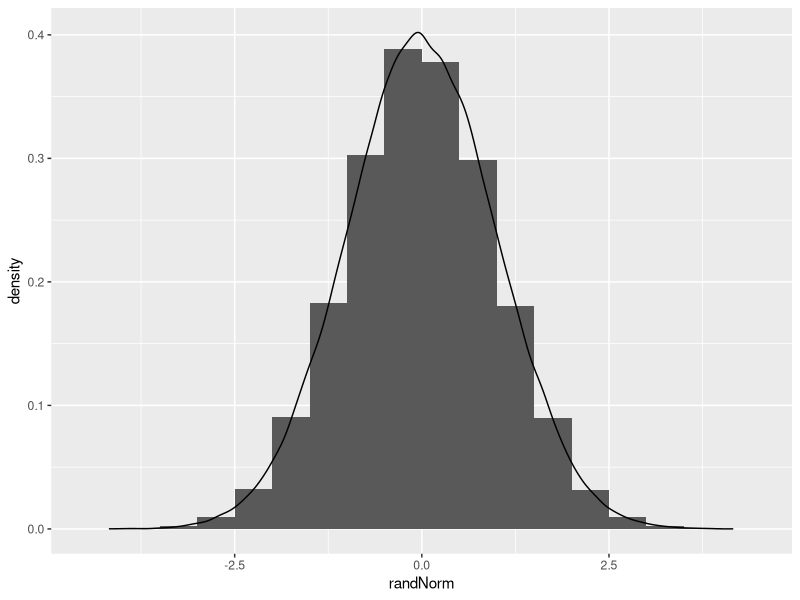
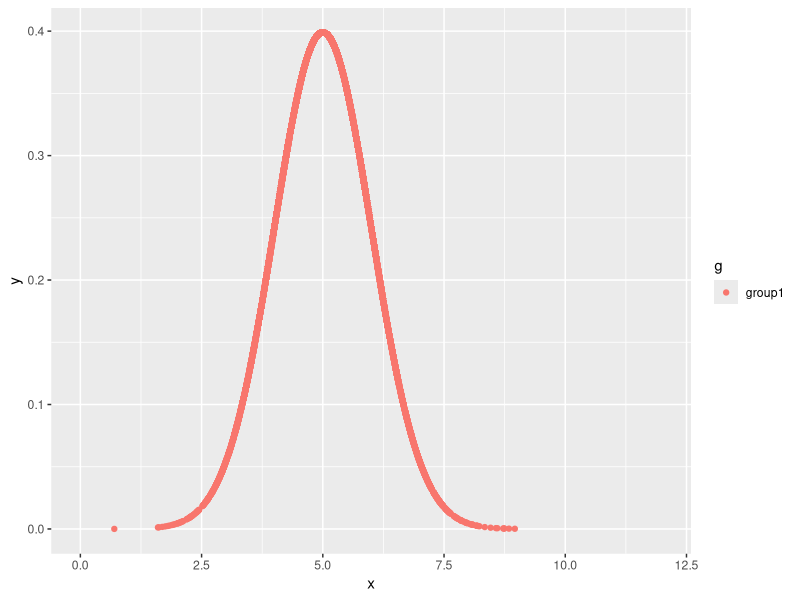
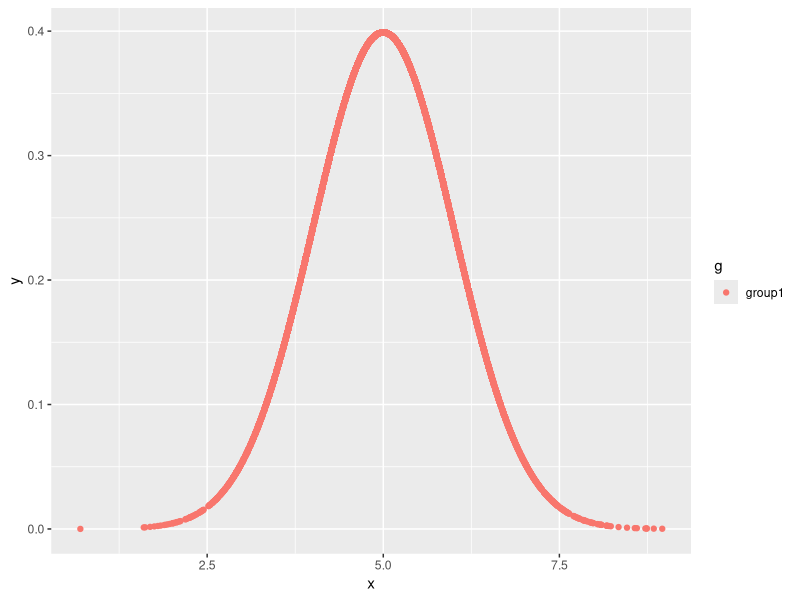
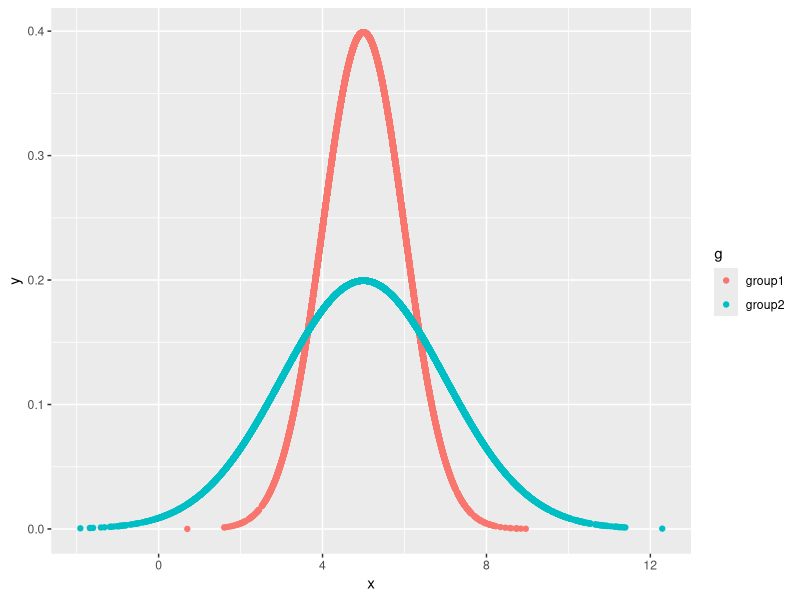
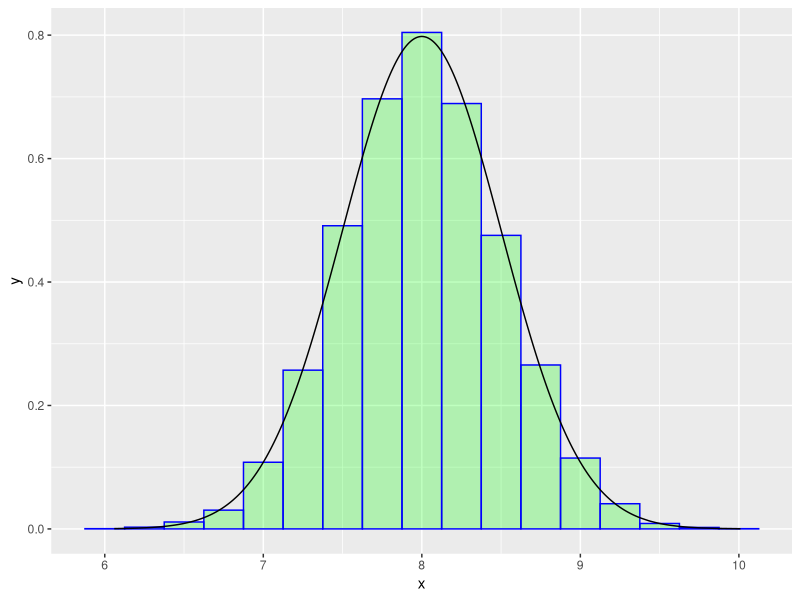
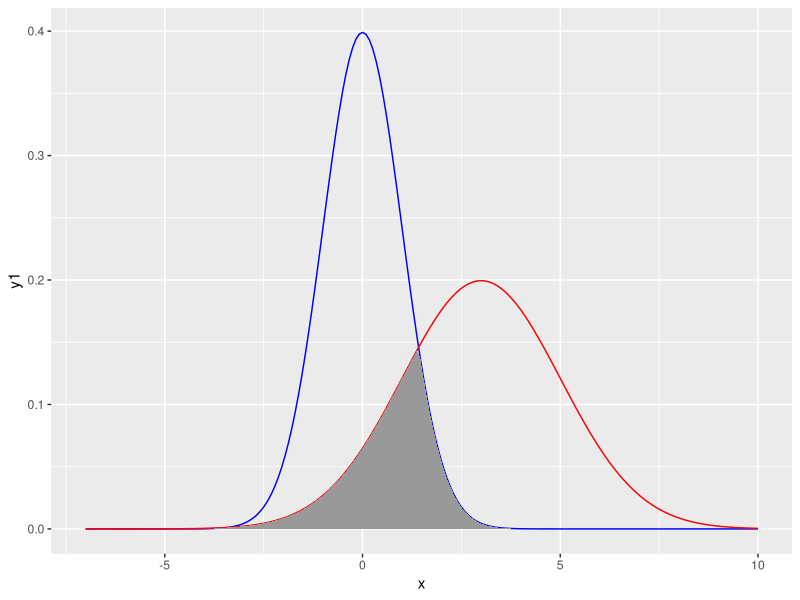
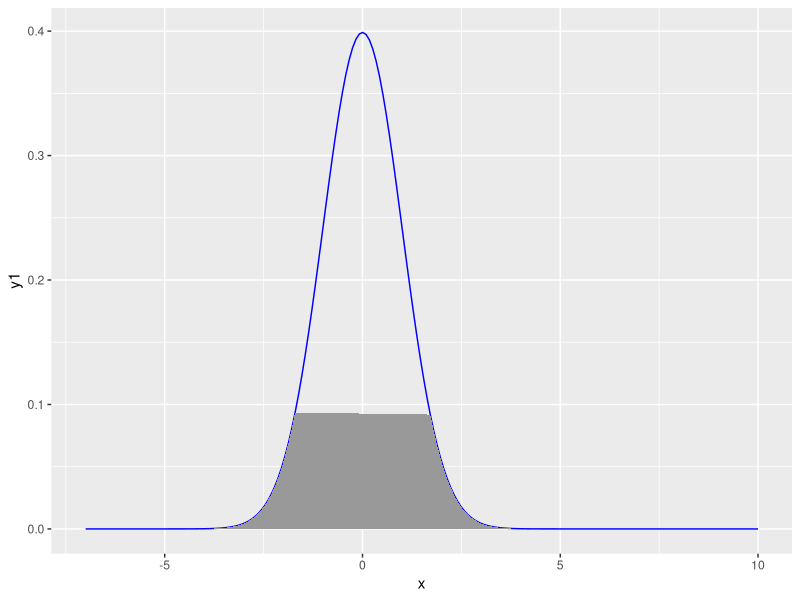
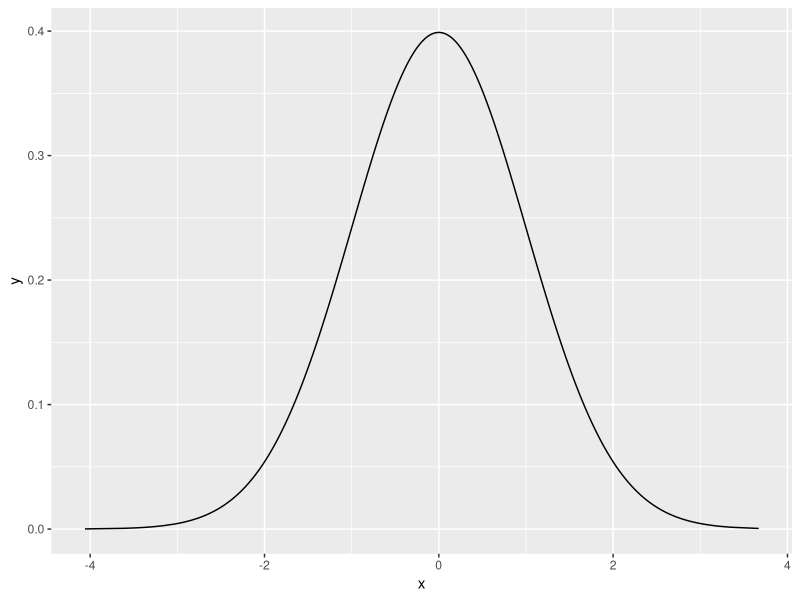

The R source for these figures, in order:
## ---- chunk 1
knitr::opts_chunk$set(echo = TRUE)
library(ggplot2)
library(tidyverse)
## ---- chunk 2

set.seed(2020)
m <- 100000
randNorm<- round(rnorm(m,0,1),2) 
norm.data <- data.frame(randNorm=randNorm,group="sd1") 

ggplot(norm.data,aes(x=randNorm,y =..density..)) + geom_histogram(aes(),stat="bin",binwidth=0.5, boundary = 0) + geom_density()

## ---- chunk 3
n<- 4 
m <- 10000
randNorm1<- round(rnorm(m,5,1),2) 
randDensity1 <- dnorm(randNorm1,5,1) 
norm.data1 <- data.frame(x=randNorm1,y=randDensity1,g="group1") 
ggplot(norm.data1,aes(x=x,y=y,group=g,color= g)) +geom_point() + xlim(0,12) 
## ---- chunk 4
randNorm2<- round(rnorm(m,5,2),2) 
randDensity2 <- dnorm(randNorm2,5,2) 
norm.data2 <- data.frame(x=randNorm2,y=randDensity2,g ="group2") 
ggplot(norm.data1,aes(x=x,y=y,group=g,color= g)) +geom_point()
## ---- chunk 5
norm.data3 <- bind_rows(norm.data1,norm.data2) 
p5 <- ggplot(norm.data3,aes(x=x,y=y,group=g,color= g)) +geom_point() 
p5
## ---- chunk 6
m <- 10000
randNorm1<- round(rnorm(m,8,0.5),2) 
norm.data1 <- data.frame(x=randNorm1,y=dnorm(randNorm1,8,0.5) ,g="group1") 
# randNorm2<- round(rnorm(m,0,2),2)  
# randDensity2 <- dnorm(randNorm2,0,2) 
# norm.data2 <- data.frame(x=randNorm2,y=randDensity2,g ="group2") 
# norm.data3 <- bind_rows(norm.data1,norm.data2) 
head(norm.data1)
ggplot(norm.data1,aes(x=x,y=y))+geom_histogram(aes(y=..density..),color ="blue",alpha = .25,fill="green",binwidth = .25) +
  geom_line() 
  
  #geom_point(color = "red") 
  # + geom_density(aes(y=..density..))
## ---- chunk 7
library(ggplot2)

x  <- seq(-7, 10, length = 200)
y1 <- dnorm(x, mean = 0,sd = 1)
y2 <- dnorm(x, mean = 3,sd = 2)

df4 <- data.frame(x, y1, y2)

ggplot(df4, aes(x = x)) +
  geom_line(aes(y = y1), colour = 'blue') +geom_line(aes(y = y2), colour = 'red') +
  geom_area(aes(y = pmin(y1, y2)), fill = 'gray60')

ggplot(df4, aes(x = x)) +
  geom_line(aes(y = y1), colour = 'blue') +
  geom_area(data=subset(df4,y1<0.1), aes(x=x,y=y1), fill = 'gray60')


## ---- chunk 8

m <- 10000
randNorm1<- round(rnorm(m,0,1),2) 
norm.data1 <- data.frame(x=randNorm1,y=dnorm(randNorm1,0,1) ,g="group1")  %>% arrange(by=x)
# randNorm2<- round(rnorm(m,0,2),2) 
p1 <- ggplot(norm.data1,aes(x=x))+
  #geom_histogram(aes(x=x,y=..density..),color ="blue",alpha = .25,fill="green",binwidth = .5) +
  geom_line(aes(y=y)) 

p1
norm.data4 <- distinct(norm.data1)
p1 + geom_area(data=subset(norm.data4,x < -2),aes(x=x,y=y))

#+  geom_area(data=subset(norm.data1,x >0 & x<1),aes(x=x,y=y),fill="green")
  
## ---- chunk 9
# 获取mpg变量的密度
dense = data.frame(density(mtcars$mpg)[c('x','y')])



ggplot(mtcars,aes(x =mpg))+
        geom_histogram(aes(y=..density..), color="#88ada6", alpha=.25, fill="#fffbf0", binwidth = 2, center=1)+
        geom_density()+
        geom_area(data = subset(dense,x >= 10 & x < 15), aes(x, y, fill = "Label 1"), alpha=.4)+
        geom_area(data = subset(dense,x >= 15 & x < 20), aes(x, y, fill = "Label 2"), alpha=.4)+
        geom_area(data = subset(dense,x  >= 20 & x < 25), aes(x, y, fill = "Label 3"), alpha=.4)+
        geom_area(data = subset(dense,x >= 26 & x < 30), aes(x, y, fill = "Label 4"), alpha=.4)+
        geom_area(data = subset(dense,x >= 30), aes(x, y, fill = "Label 5"), alpha=.4)+
        scale_fill_manual("Label title", 
                          breaks = c("Label 1", "Label 2", "Label 3", "Label 4", "Label 5"), 
                          values = c("Label 1"="#4b5cc466", "Label 2"="#16a95166", "Label 3"="#ffb61e66", "Label 4"="#ff750066", "Label 5"="#c3272b66"))+
        labs(title="title",
             subtitle="subtitle",
             caption = "caption",
             x = 'x axis title',
             y = 'y axis title')+
  theme_bw()+
        theme(plot.title = element_text(size = 16, face = "bold", hjust = 0.5),
              plot.subtitle = element_text(size = 12, face = "bold", hjust = 0.5),
              plot.caption = element_text(size = 12, face = "italic"),
              axis.text = element_text(size=12),
              axis.title = element_text(size=14, face="bold"))+
        geom_vline(xintercept = 15,linetype = "twodash",color="blue",size = 1)+
        annotate("rect", xmin = 10, xmax = 18, ymin = 0.05, ymax = 0.07, alpha = .1, fill="navy")+
        annotate("text", fontface = "bold", color="blue",
                 x = 14, y=0.06,
                 label = 'annotation', size=6)

## ---- chunk 10
g=ggplot(mtcars,aes(x =mpg))+
        geom_histogram(aes(y=..density..), # 纵坐标是密度。类似也可以将纵坐标设置为频数(count)
                       color="#88ada6", fill="#fffbf0", # 边框与填充色，可以不设置
                       alpha=.25,  # 透明度，可以不设置
                        binwidth = 2, # 柱子的宽度。类似得也可以设置柱子的个数，如bins = 30
                       center = 0)+ # 柱子与对应横坐标的相对位置。0是指居中对齐。1是指对应数字在柱子的右侧边线。可以不设置
        geom_density() # 密度曲线
g

## ---- chunk 11
g = g+ labs(title="title", 
             subtitle="subtitle",
             caption = "caption",
             x = 'x axis title',
             y = 'y axis title')+
        theme(plot.title = element_text(size = 16, face = "bold", hjust = 0.5),
              plot.subtitle = element_text(size = 12, face = "bold", hjust = 0.5),
              plot.caption = element_text(size = 12, face = "italic"),
              axis.text = element_text(size=12),  # 坐标轴上的文字
              axis.title = element_text(size=14, face="bold")) # 坐标轴标题
g

## ---- chunk 12

# 获取mpg变量的密度
dense = data.frame(density(mtcars$mpg)[c('x','y')])

## ---- chunk 13
g = g + 
        geom_area(data = subset(dense,x >= 10 & x < 15), aes(x, y, fill = "Label 1"), alpha=.4)+
        geom_area(data = subset(dense,x >= 15 & x < 20), aes(x, y, fill = "Label 2"),alpha=.4)+
        geom_area(data = subset(dense,x  >= 20 & x < 25), aes(x, y, fill = "Label 3"), alpha=.4)+
        geom_area(data = subset(dense,x >= 26 & x < 30), aes(x, y, fill = "Label 4"), alpha=.4)+
        geom_area(data = subset(dense,x >= 30), aes(x, y, fill = "Label 5"), ,alpha=.4)
g
## ---- chunk 14
g = g + scale_fill_manual("Label title", 
                          breaks = c("Label 1", "Label 2", "Label 3", "Label 4", "Label 5"), 
                          values = c("Label 1"="#4b5cc466", "Label 2"="#16a95166", "Label 3"="#ffb61e66", "Label 4"="#ff750066", "Label 5"="#c3272b66"))
g
## ---- chunk 15
g = g + geom_vline(xintercept = 15,linetype = "twodash",color="blue",size = 1)
g

## ---- chunk 16
g = g+annotate(geom = "rect", xmin = 10, xmax = 18, ymin = 0.05, ymax = 0.07, alpha = .1, fill="navy")+
        annotate(geom = "text", fontface = "bold", color="blue",
                 x = 14, y=0.06,
                 label = 'annotation', size=6)
g

## ---- chunk 17
g + theme_bw()
